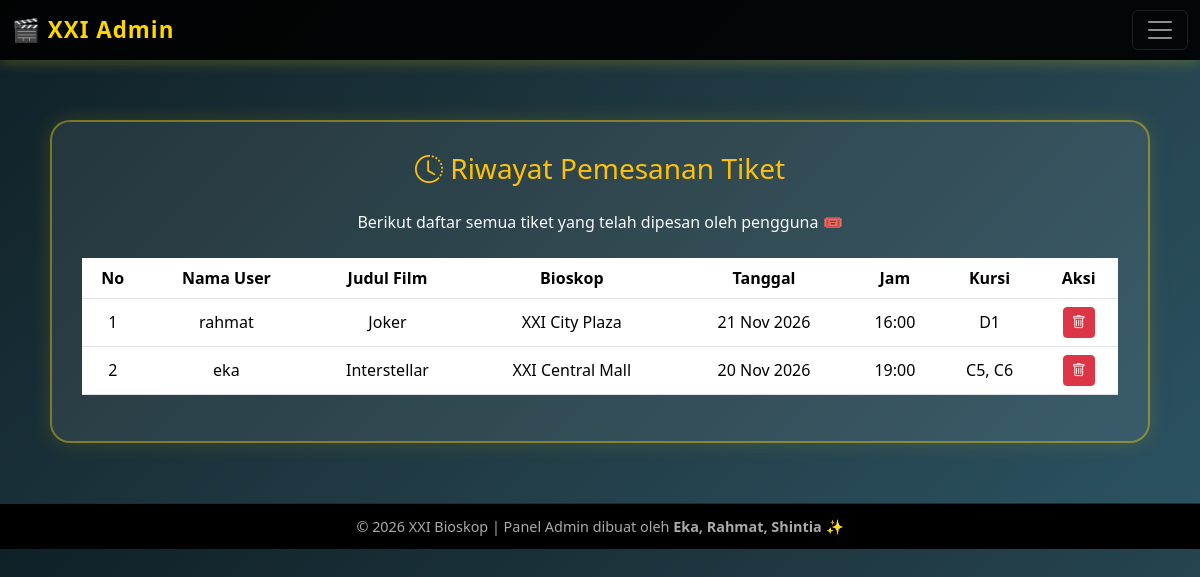
The app's page /view/v_riwayat_pesanan_user.php (signed in) with its own data.
### tables this page shows
CREATE TABLE `tb_pemesanan` (
  `id_pemesanan` int(11)      NOT NULL AUTO_INCREMENT,
  `id_user`      int(11)      NOT NULL,
  `judul_film`   varchar(100) NOT NULL,
  `bioskop`      varchar(100) NOT NULL,
  `tanggal`      date         NOT NULL,
  `jam`          time         NOT NULL,
  `kursi`        varchar(100) NOT NULL,
  `jumlah`       int(11)      NOT NULL DEFAULT 1,
  `dipesan_pada` timestamp    NOT NULL DEFAULT current_timestamp(),
  PRIMARY KEY (`id_pemesanan`),
  KEY `id_user` (`id_user`),
  CONSTRAINT `fk_pemesanan_user` FOREIGN KEY (`id_user`)
    REFERENCES `users` (`id_user`) ON DELETE CASCADE ON UPDATE CASCADE
);

CREATE TABLE `users` (
  `id_user`    int(11)      NOT NULL AUTO_INCREMENT,
  `username`   varchar(50)  NOT NULL,
  `email`      varchar(100) NOT NULL,
  `password`   varchar(255) NOT NULL,
  `role`       enum('admin','user') NOT NULL DEFAULT 'user',
  `foto`       varchar(255) DEFAULT NULL,
  `created_at` timestamp    NOT NULL DEFAULT current_timestamp(),
  PRIMARY KEY (`id_user`),
  UNIQUE KEY `username` (`username`),
  UNIQUE KEY `email` (`email`)
);

### model/m_koneksi.php (called while the page is built, shortened)
<?php
class m_koneksi {
    private $host = "localhost";
    private $user = "root";
    private $pass = "";
    private $db   = "db_bioskop";
    public function __construct() {
        $this->koneksi = new mysqli($this->host, $this->user, $this->pass, $this->db);
    }
}

### model/m_pemesanan.php (called while the page is built, shortened)
<?php
require_once __DIR__ . "/m_koneksi.php";
class m_pemesanan {
    private $conn;
    public function __construct() {
        $db = new m_koneksi();
        $this->conn = $db->koneksi;
    }
    public function tampil() {
        $sql = "SELECT p.id_pemesanan, u.username AS nama_user, p.judul_film, p.bioskop,
                       p.tanggal, p.jam, p.kursi
                FROM tb_pemesanan p
                JOIN users u ON p.id_user = u.id_user
                ORDER BY p.id_pemesanan DESC";
        return $this->conn->query($sql)->fetch_all(MYSQLI_ASSOC);
    }
}

### controller/c_pemesanan.php (called while the page is built, shortened)
<?php
require_once __DIR__ . "/c_auth.php";
require_once __DIR__ . "/../model/m_pemesanan.php";
class c_pemesanan {
    private $model;
    public function __construct() {
        $this->model = new m_pemesanan();
    }
    public function tampil() {
        return $this->model->tampil();
    }
}

### controller/c_auth.php (called while the page is built, shortened)
<?php
function e($teks) {
    return htmlspecialchars((string)$teks, ENT_QUOTES, 'UTF-8');
}

### view/v_riwayat_pesanan_user.php (the view, shortened to what this page needs)
<?php
require_once __DIR__ . "/../controller/c_auth.php";
require_once __DIR__ . "/../controller/c_pemesanan.php";
$ctrl = new c_pemesanan();
$dataPemesanan = $ctrl->tampil();
?>
<!DOCTYPE html>
<html lang="id">
<head>
  <link href="https://cdn.jsdelivr.net/npm/bootstrap@5.3.7/dist/css/bootstrap.min.css" rel="stylesheet">
  <link href="https://cdn.jsdelivr.net/npm/bootstrap-icons@1.11.3/font/bootstrap-icons.css" rel="stylesheet">
</head>
<body>
<?php include __DIR__ . '/v_navbar.php'; ?>
<div class="container-box">
  <h3 class="text-center text-warning mb-4">
    <i class="bi bi-clock-history"></i> Riwayat Pemesanan Tiket
  </h3>
  <p class="text-center mb-4 text-light">
    Berikut daftar semua tiket yang telah dipesan oleh pengguna 🎟️
  </p>
  <div class="table-responsive">
    <table class="table table-hover align-middle text-center">
      <thead>
        <tr>
          <th>No</th>
          <th>Nama User</th>
          <th>Judul Film</th>
          <th>Bioskop</th>
          <th>Tanggal</th>
          <th>Jam</th>
          <th>Kursi</th>
          <th>Aksi</th>
        </tr>
      </thead>
      <tbody>
        <?php
        if (!empty($dataPemesanan)) {
          $no = 1;
          foreach ($dataPemesanan as $row) {
            echo "
              <tr>
                <td>{$no}</td>
                <td>" . e($row['nama_user']) . "</td>
                <td>" . e($row['judul_film']) . "</td>
                <td>" . e($row['bioskop']) . "</td>
                <td>" . date('d M Y', strtotime($row['tanggal'])) . "</td>
                <td>" . substr($row['jam'], 0, 5) . "</td>
                <td>" . e($row['kursi']) . "</td>
                <td>
                  <a href='../controller/c_pemesanan.php?aksi=hapus&id=" . (int)$row['id_pemesanan'] . "' class='btn btn-danger btn-sm' onclick='return confirm(\"Yakin ingin menghapus data ini?\")'>
                    <i class='bi bi-trash'></i>
                  </a>
                </td>
              </tr>
            ";
            $no++;
          }
        } else {
          echo "<tr><td colspan='8' class='text-center text-secondary'>Belum ada data pemesanan tiket.</td></tr>";
        }
        ?>
      </tbody>
    </table>
  </div>
</div>
<footer>
  © <?= date('Y'); ?> XXI Bioskop | Panel Admin dibuat oleh <b>Eka, Rahmat, Shintia</b> ✨
</footer>
</body>
</html>

### view/v_riwayat_pesanan_user.php (style rules this page uses)
body { padding-top: 80px; background: linear-gradient(135deg, #0f2027, #203a43, #2c5364); color: #fff; font-family: 'Poppins', sans-serif; }
.container-box { background: rgba(255,255,255,0.08); border: 2px solid rgba(255,215,0,0.4); border-radius: 20px; padding: 30px; box-shadow: 0 0 20px rgba(255,215,0,0.15); max-width: 1100px; margin: 40px auto; }
table { color: #fff; }
thead { background: rgba(255,215,0,0.3); }
th { color: #ffd700; }
.btn-danger { background-color: #ff4d4d; border: none; }
footer { background: #000; color: #aaa; text-align: center; padding: 12px; font-size: 0.9rem; border-top: 1px solid rgba(255,215,0,0.2); margin-top: 60px; }

### records on screen
tb_pemesanan: id_user.username "rahmat", judul_film "Joker", bioskop "XXI City Plaza", tanggal "21 Nov 2026", jam "16:00", kursi "D1"
tb_pemesanan: id_user.username "eka", judul_film "Interstellar", bioskop "XXI Central Mall", tanggal "20 Nov 2026", jam "19:00", kursi "C5, C6"
